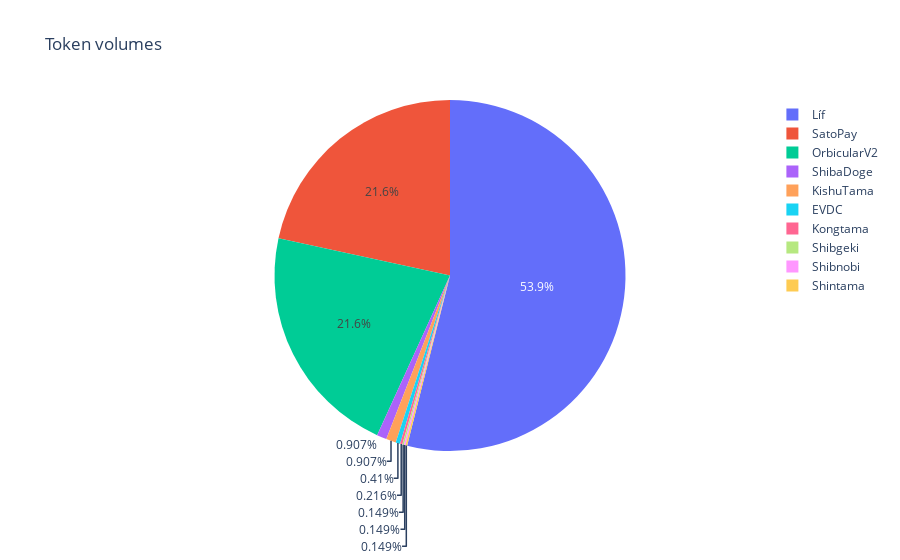

This figure's notebook cell:
### Code cell
fig = px.pie(df, values='total_supply', names='name', title='Token volumes')
fig.show()

### Figure 1 — Plotly figure (JSON) as saved in the notebook; plotly's stock layout.template omitted (floating-point values rounded to 4 significant figures)
{"data": [{"domain": {"x": [0, 1], "y": [0, 1]}, "hovertemplate": "name=%{label}<br>total_supply=%{value}<extra></extra>", "labels": ["Líf", "SatoPay", "OrbicularV2", "ShibaDoge", "KishuTama", "EVDC", "Kongtama", "Shibgeki", "Shibnobi", "Shintama"], "legendgroup": "", "name": "", "showlegend": true, "type": "pie", "values": [2.498e+25, 1e+25, 1e+25, 4.2e+23, 4.2e+23, 1.9e+23, 1e+23, 6.9e+22, 6.9e+22, 6.9e+22]}], "layout": {"legend": {"tracegroupgap": 0}, "title": {"text": "Token volumes"}}}
